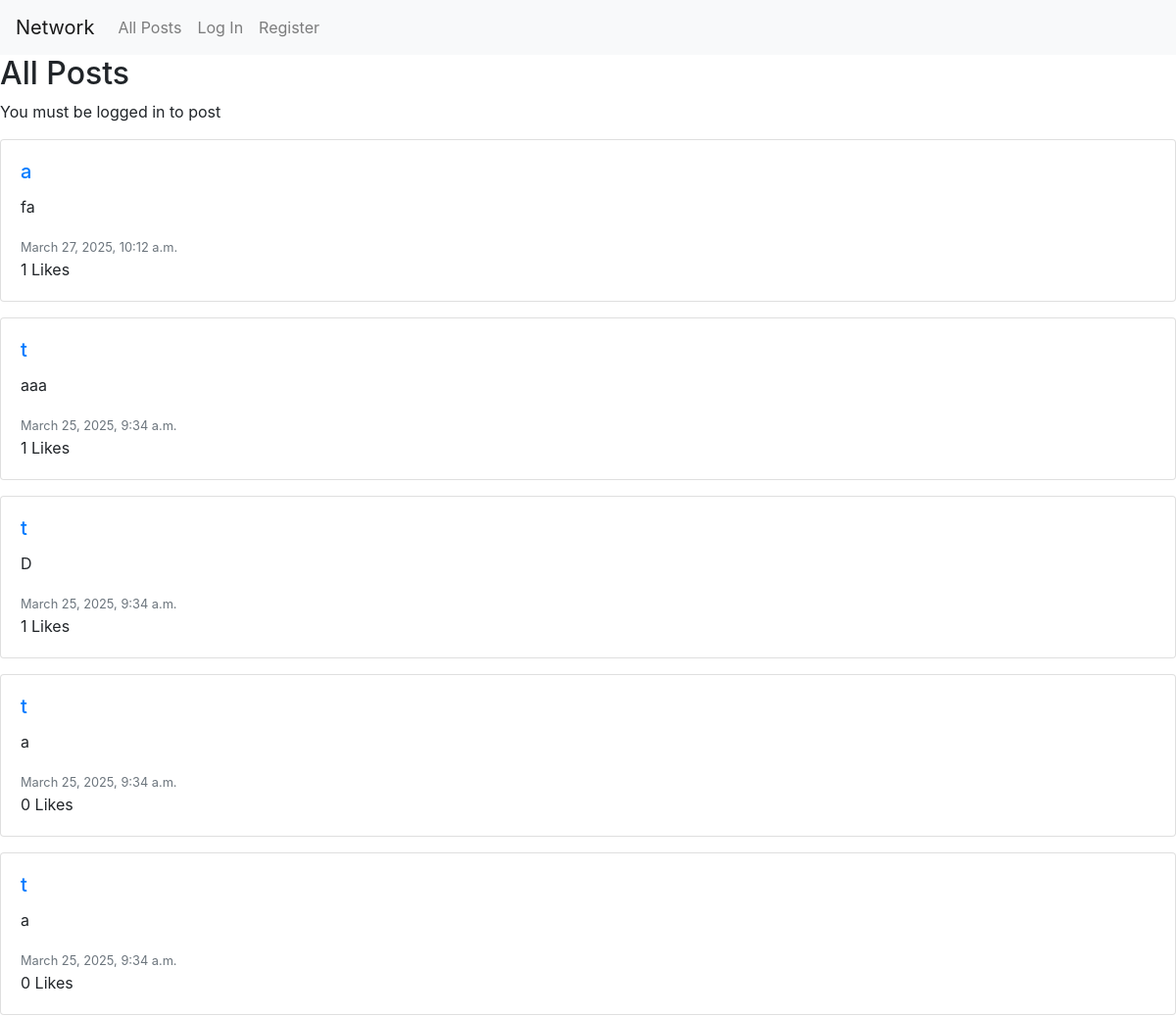
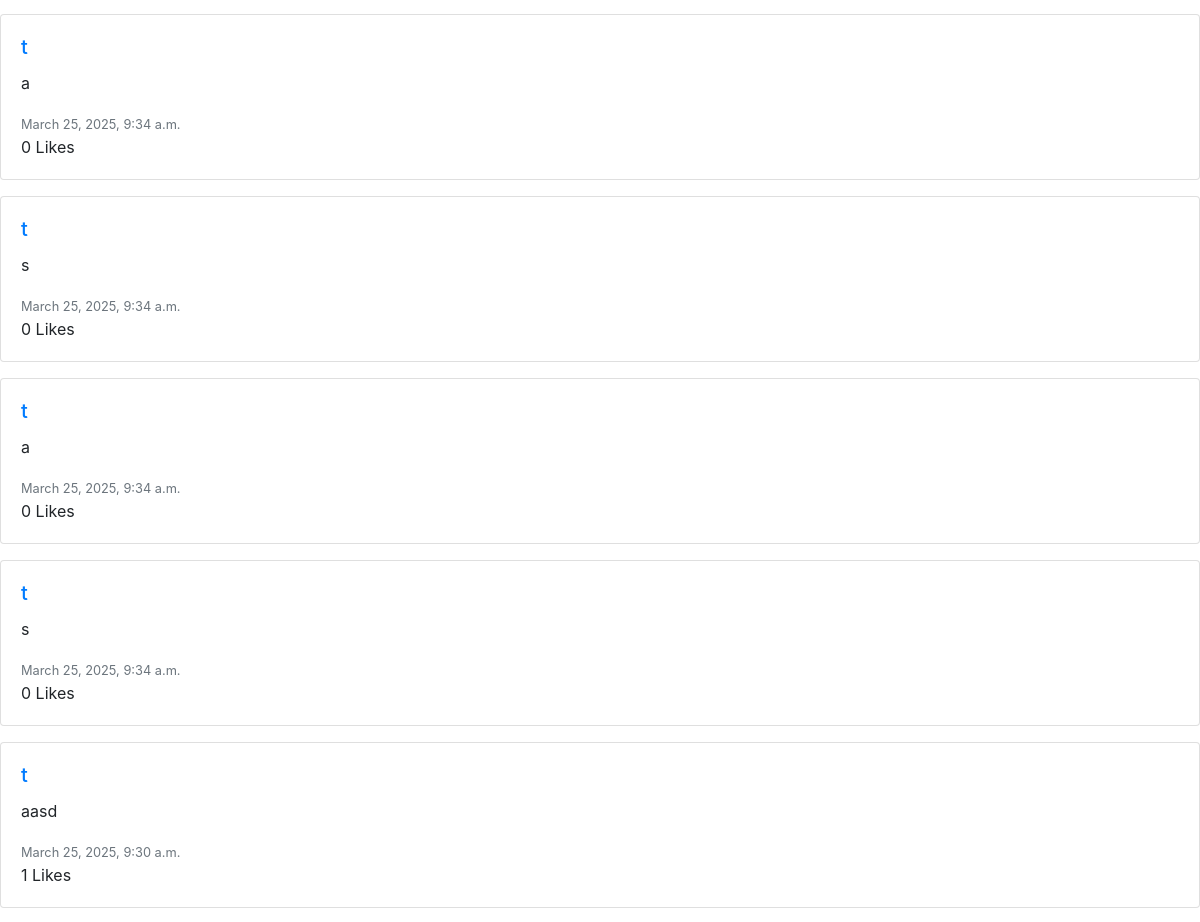
Before: / (upper part) with the older database file (2 pictures, top to bottom).
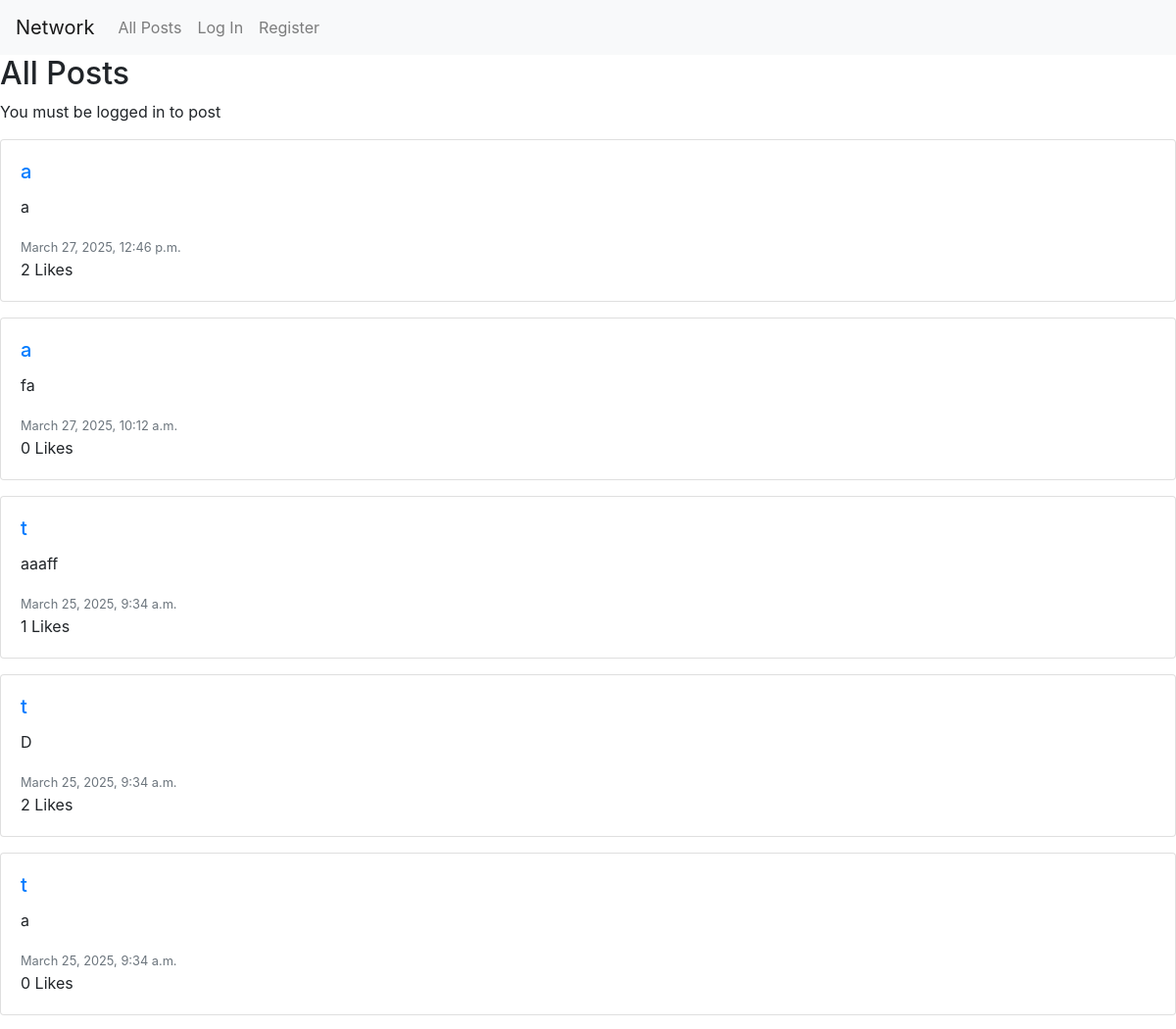
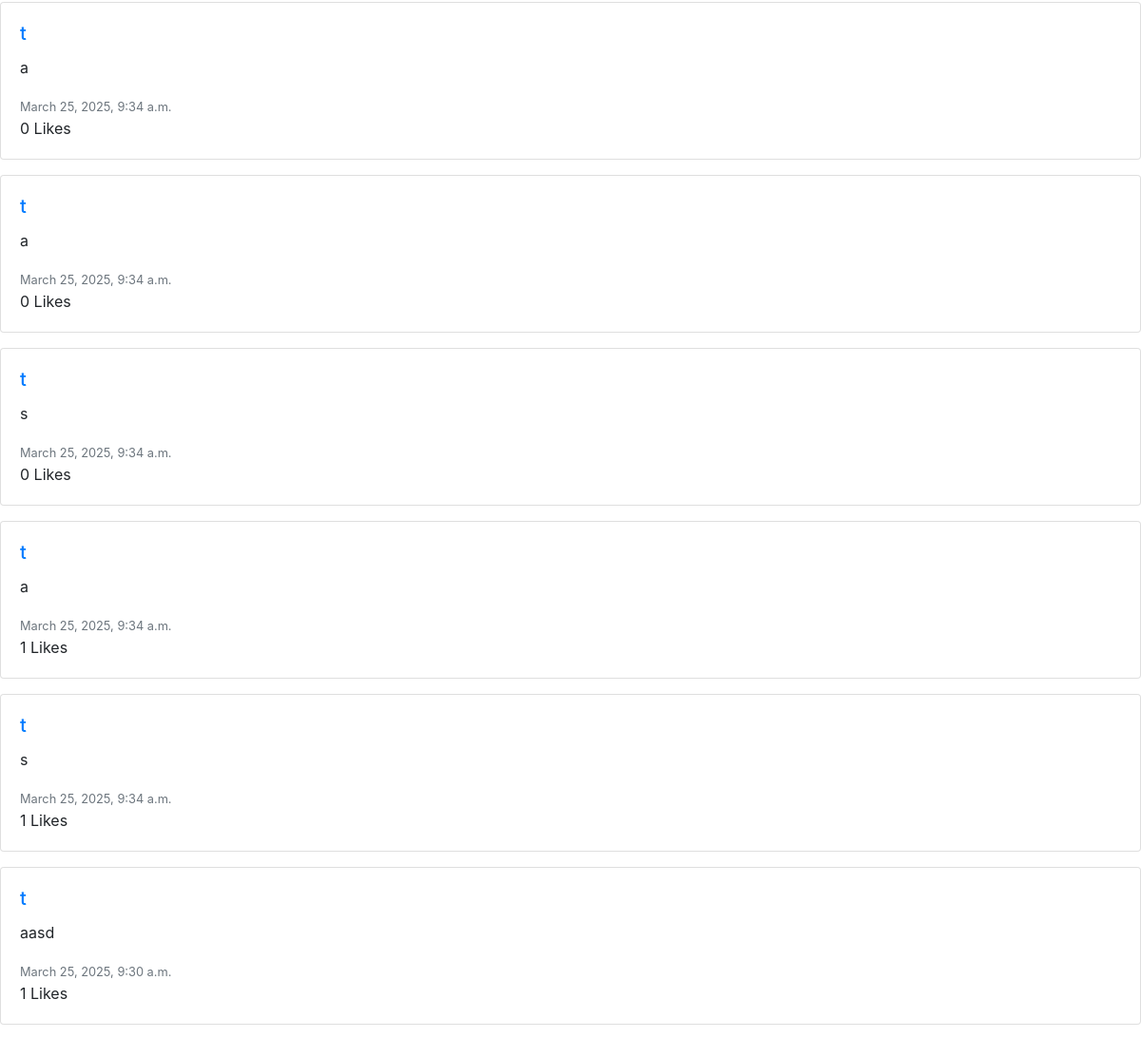
After: the same page with the newer database file (2 pictures, top to bottom).
### network/models.py (models this page shows, shortened)
class Post(models.Model):
    user = models.ForeignKey(User, on_delete=models.CASCADE, related_name="posts")
    content = models.TextField()
    timestamp = models.DateTimeField(auto_now_add = True)
    likes = models.ManyToManyField(User, related_name="liked_posts", blank=True)

class User(AbstractUser):
    pass

### network/views.py (the view)
# urls.py: path("", views.index, name="index"),
def index(request):
    if request.method == "POST":
        content = request.POST.get("content")
        if content:
            Post.objects.create(user=request.user, content=content, timestamp=now())
        return redirect("index")
    posts = Post.objects.all().order_by("-timestamp")
    paginator=Paginator(posts,10)
    page_number = request.GET.get("page")
    page_object = paginator.get_page(page_number)
    liked_posts = []
    if request.user.is_authenticated:
        liked_posts = Post.objects.filter(likes=request.user).values_list("id", flat=True)
    return render(request, "network/index.html", {
        "page_object": page_object,
        "posts": posts,
        "liked_posts": liked_posts,
    })

### network/templates/network/index.html (shortened to what this page needs)
{% extends "network/layout.html" %}
{% load static %}
{% block body %}
    <h2>All Posts</h2>
    {% if user.is_authenticated %}
        <div class="new_post mb-4">
            <form action="{% url 'index' %}" method="post">
                {% csrf_token %}
                <textarea name="content" class="form-control" placeholder="What's on your mind?" rows="3"></textarea>
                <button type="submit" class="btn btn-primary mt-2">Post</button>
            </form>
        </div>
    {% else %}
        <p>You must be logged in to post</p>
    {% endif %}
    <div class="posts">
        {% for post in posts %}
            <div class="post card mb-3">
                <div class="card-body">
                    <h5 class="card-title">
                        <a href = "{% url 'profile' post.user.username %}">{{ post.user }}</a>
                    </h5>
                    <p class="post-content card-text">{{ post.content }}</p>
                    <small class="text-muted">{{ post.timestamp }}</small>
                    <br>
                    <span id="like-count-{{ post.id }}" style="text-align: left;">{{ post.likes.count }}</span> Likes
                </div>
            </div>
            {% empty %}
                <p>No posts yet</p>
            {% endfor %}
    </div>
{% endblock %}

Changed rows visible on the page:
added Post: user "a", content "a", timestamp "March 27, 2025, 12:46 p.m.", likes.count "2"
computed for Post "fa": likes.count "1" → "0"
changed Post: content "aaa" → "aaaff"
computed for Post (number 4 of 11 on the later page): likes.count "1" → "2"
computed for Post (number 9 of 11 on the later page): likes.count "0" → "1"
computed for Post (number 10 of 11 on the later page): likes.count "0" → "1"
